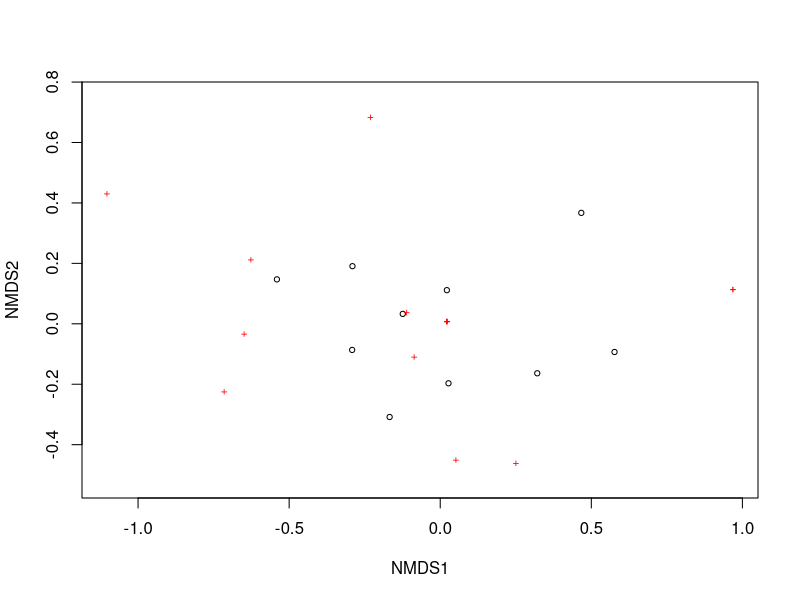
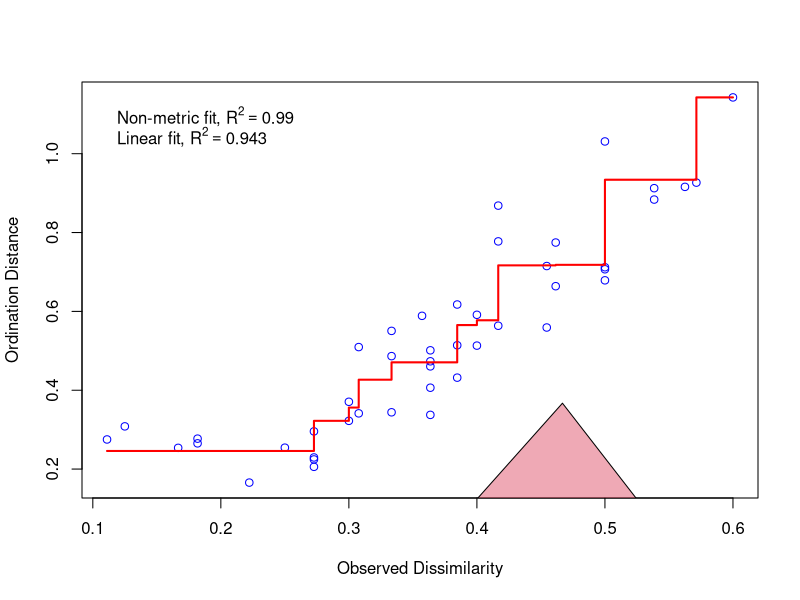

Generate these figures, in order, with R: (Note: this script raises an error after producing the figures.)
# Dissertation NMDS Analysis
# Carla Leone
# 5th March, 2024

## Load the dataset and packages ----
install.packages("tidyverse")
install.packages("vegan")
library(tidyverse)
library(vegan)
library(readxl)

meta_richness <- read_excel("data/meta_richness.xlsx", 
                            sheet = "big_sheet (3)")
View(meta_richness)
meta_richness$habitat<- as.factor(meta_richness$habitat)

## NMDS Full Presence----
max_richness <- read_excel("data/phonic_richness.xlsx", 
                                       sheet = "full_presence (2)")
View(max_richness)
max_richness<- subset(max_richness, select = -c(knock))

max_richness<- max_richness %>%
  column_to_rownames(var = "site") # make site the name of the rows


### Make separate for habitats
habitats <- read_excel("data/meta_richness.xlsx", 
                         sheet = "habitats")
View(habitats)
habitats$habitat<- as.factor(habitats$habitat)


### Distance matrix calculation
sound_dist<- vegdist(max_richness, method="jaccard", binary= TRUE)
sound_dist

### NMDS
richness_nmds<- metaMDS(max_richness, #the community data
                    distance = "jaccard", # Using bray-curtis distance
                    try = 300)
richness_nmds
#stress = 0.099
#distance = jaccard
plot(richness_nmds)
stressplot(richness_nmds)

### Plots
ordihull(richness_nmds, # the nmds we created
         groups= habitats$habitat, #calling the groups from the mpa data frame we made
         draw = "polygon", # drawing polygons
         col = 1:3, # shading the polygons
         label = FALSE #removing labels from the polygons
) 

### permanova
#permanova
dist_full_richness<- vegdist(max_richness, method="jaccard")
perm_full_richness <- adonis2(dist_full_richness ~ habitat, data = habitats)

summary(perm_full_richness)
perm_full_richness
#significant p = 0.017
?pairwise.adonis()
?adonis2()
pairwise.adonis(dist_full_richness,habitats$habitat)

### SIMPER
basic_simper<- simper(max_richness,
                      distance= "jaccard",#our community data set
                      permutations = 999) # permutations to run

summary(basic_simper , ordered = TRUE) #summary is the total contrast.

habitat_simper<- simper(max_richness, 
                         habitats$habitat,
                        distance= "jaccard",
                         permutations = 999)
?simper()
summary(habitat_simper)
habitat_simper

### permatfull on pres/abs
x1<- permatfull(max_richness, strata = habitats$habitat)
summary(x1)
plot(x1)


## NMDS Full Relative Abundance ----
max_relative_abundance <- read_excel("data/phonic_richness.xlsx", 
                           sheet = "full_relative_abundance (2)")
View(max_relative_abundance)
max_relative_abundance<- subset(max_relative_abundance, select = -c(knock))

max_relative_abundance<- max_relative_abundance %>%
  column_to_rownames(var = "site") # make site the name of the rows


## Make separate for habitats
habitats <- read_excel("data/meta_richness.xlsx", 
                       sheet = "habitats")
View(habitats)
habitats$habitat<- as.factor(habitats$habitat)
habitats<- subset(habitats, select = -c(boats,wind, animals))
habitats<- habitats %>%
  column_to_rownames(var = "site")

### NMDS
relative_abundance_nmds<- metaMDS(dist_full_relative_abundance, #the community data
                        distance = "bray",# Using bray-curtis distance
                        try = 300)
relative_abundance_nmds
#stress = 0.0826
#distance = bray
plot(relative_abundance_nmds)
stressplot(relative_abundance_nmds)

### Plots

ordihull(relative_abundance_nmds, # the nmds we created
         groups= habitats$habitat, #calling the groups from the mpa data frame we made
         draw = "polygon", # drawing polygons
         col = 1:3, # shading the polygons
         label = FALSE #removing labels from the polygons
) 

### permanova
install.packages("pairwise.adonis")

dist_full_relative_abundance<- vegdist(max_relative_abundance, method="bray")
perm_full_relative_abundance <- adonis2(dist_full_relative_abundance ~ habitat, data = habitats)
pairwise1<- pairwise.adonis2(dist_full_relative_abundance ~ habitat, 
                 data =habitats, permutations = 999)
perm_full_relative_abundance
#not significant p = 0.182

#significant 

### SIMPER
basic_simper<- simper(max_relative_abundance,
                      distance= "bray",#our community data set
                      permutations = 999) # permutations to run

summary(basic_simper , ordered = TRUE) #summary is the total contrast.

habitat_simper<- simper(max_relative_abundance, 
                        habitats$habitat,
                        distance= "bray",
                        permutations = 999)
summary(habitat_simper)



## NMDS Full Occurrence ---- 
# Load the data
library(readxl)
full_occurrence <- read_excel("data/phonic_richness.xlsx", 
                            sheet = "full_occurrence (2)")
View(full_occurrence)
full_occurrence<- subset(full_occurrence, select = -c(knock))


# make the sites the row names
full_occurrence<- full_occurrence %>%
column_to_rownames(var = "site")

# calculating distances
full_occurence_distance<- vegdist(full_occurrence, method="bray")
full_occurence_distance

# make the nmds
full_occurrence_nmds<- metaMDS(full_occurrence, #the community data
                      distance = "bray",
               k=2,# Using bray-curtis distance
                      try = 300)

full_occurrence_nmds
#stress = 0.0798
# method of distance is bray curtis



### permanova
#permanova
dist_full_occurrence<- vegdist(full_occurrence, method="bray")
perm_full_occurrence <- adonis2(full_occurrence ~ habitat, data = habitats)

perm_full_occurrence
# significant with a p value =. 0.009, f = 3.4561, df habitat =3, df resid =7, df total =9
plot(full_occurrence_nmds)

ordihull(full_occurrence_nmds, # the nmds we created
         groups= habitats$habitat, #calling the groups from the mpa data frame we made
         draw = "polygon", # drawing polygons
         col = 1:3, # shading the plygons
         label = FALSE #removing labels from the plygons
) 


### SIMPER
basic_simper_full_occurence<- simper(full_occurrence,
                      distance= "bray",#our community data set
                      permutations = 999) # permutations to run

summary(basic_simper , ordered = TRUE) #summary is the total contrast.

habitat_simper<- simper(max_relative_abundance, 
                        habitats$habitat,
                        distance= "bray",
                        permutations = 999)
summary(habitat_simper)

# plotting with ggplot ----
data.scores <- as.data.frame(scores(activity_nmds))  #Using the scores function from vegan to extract the site scores and convert to a data.frame
data.scores$site <- rownames(data.scores)  # create a column of site names, from the rownames of data.scores
data.scores$habitat <- habitats  #  add the grp variable created earlier
head(data.scores) 

species.scores <- as.data.frame(scores(activity_nmds, "species"))  #Using the scores function from vegan to extract the species scores and convert to a data.frame
species.scores$species <- rownames(species.scores)  # create a column of species, from the rownames of species.scores
head(species.scores) 

grp.1 <- data.scores[data.scores$habitat == "1", ][chull(data.scores[data.scores$habitat == 
                                                                   "1", c("sites.NMDS1", "sites.NMDS2")]), ]  # hull values for grp A

grp.2 <- data.scores[data.scores$habitat == "2", ][chull(data.scores[data.scores$habitat == 
                                                                   "2", c("sites.NMDS1", "sites.NMDS2")]), ]  # hull values for grp B

grp.3 <- data.scores[data.scores$habitat == "3", ][chull(data.scores[data.scores$habitat == 
                                                                       "3", c("sites.NMDS1", "sites.NMDS2")]), ]  # hull values for grp B

hull.data <- rbind(grp.1, grp.2, grp.3)  #combine grp.a and grp.b
hull.data

library(tidyverse)
Colours <- c("#E69F00", "#56B4E9", "#009E73", "#F0E442", "#0072B2", "#D55E00")
names(Colours) <- c("BW", "LI", "SOSR", "WB", "WOSR", "WW")
Colours_darker <- darken(Colours, 0.4)
names(Colours_darker) <- c("BW", "LI", "SOSR", "WB", "WOSR", "WW")

(  activity_NMDS_plot <- ggplot() +
    geom_polygon(data=hull.data,aes(x=sites.NMDS1,y=sites.NMDS2,fill=habitat,group=habitat),alpha=0.30) + # add the convex hulls
    #geom_text(data=species.scores,aes(x=NMDS1,y=NMDS2,label=species),alpha=0.5) +  # add the species labels
    geom_point(data=data.scores,aes(x=sites.NMDS1,y=sites.NMDS2,colour=habitat),size=3) + # add the point markers
    #geom_text(data=data.scores,aes(x=NMDS1,y=NMDS2,label=site),size=6,vjust=0) +  # add the site labels
    scale_colour_manual(values=Colours) +
    scale_fill_manual(values=Colours) +
    # scale_x_continuous(limits = c(-1.4, 3), breaks = c(-1,0,1,2,3)) +
    # scale_y_continuous(limits = c(-1.4, 1.2), breaks = c(-1,-0.5,0, 0.5 ,1)) +
    scale_x_continuous(limits = c(-0.7, 1.6), breaks = c(-0.5,0,0.5,1,1.5)) +
    scale_y_continuous(limits = c(-0.7, 0.5), breaks = c(-0.5,-0.25,0,0.25,0.5)) +
    #coord_equal() 
    ggtitle("Invertebrates") +
    theme(plot.title = element_text(hjust = 0.5)))

# SIMPER 
basic_simper_activity<- simper(activity_nmds, #our community data set
                      permutations = 999) # permutations to run

summary(basic_simper , ordered = TRUE) #summary is the total contrast.

habitat_simper<- simper(activity, 
                        habitats$habitat,
                        permutations = 999)
summary(habitat_simper, ordered = T)
stressplot(nmds)
ordiplot(nmds, type= "text")


## NMDS Low Relative Abundance ----
# import the dataset
low_relative_abundance <- read_excel("data/phonic_richness.xlsx", 
                            sheet = "low_relative_abundance (2)")

low_relative_abundance<- subset(low_relative_abundance, select = -c(13) ) #remove unnecessary columns
low_relative_abundance<- low_relative_abundance %>%
  column_to_rownames(var = "site")
View(low_relative_abundance)
# Make the nmds
low_abundance_nmds<- metaMDS(low_relative_abundance, #the community data
           distance = "bray",
           k=2, # Using bray-curtis distance
           try = 300)
low_abundance_nmds
# stress = 0.066
plot(low_abundance_nmds)
abundance_simper_habitat<- simper(abundances,
                                  habitats$habitat,#our community data set
                          permutations = 999) # permutations to run
summary(abundance_simper_habitat)
### permanova
dist_low_abundance<- vegdist(low_relative_abundance, method="bray")
perm_low_abundance <- adonis2(dist_low_abundance ~ habitat, data = habitats)

perm_low_abundance
#not significant , p = 0.083


### Plots
ordihull(low_abundance_nmds, # the nmds we created
         groups= habitats$habitat, #calling the groups from the mpa data frame we made
         draw = "polygon", # drawing polygons
         col = 1:3, # shading the plygons
         label = FALSE #removing labels from the plygons
) 

### SIMPER
basic_simper<- simper(abundance_nmds, #our community data set
                      permutations = 999) # permutations to run

summary(basic_simper , ordered = TRUE) #summary is the total contrast.

habitat_simper<- simper(presence_nmds, 
                        habitats$habitat,
                        permutations = 999)
summary(habitat_simper)


## NMDS Low presence ----
low_presence<- read_excel("data/phonic_richness.xlsx", 
                                      sheet = "low_presence (2)")
View(low_presence)
low_presence<- subset(low_presence, select = -c(habitat) ) #remove unnecessary columnsc

low_presence<- low_presence %>%
  column_to_rownames(var = "site")
View(low_presence)

##nmds
nmds_low_presence<-  metaMDS(low_presence, #the community data
                                            distance = "jaccard",
                             autotransform = F,
                             # Using bray-curtis distance
                                            try = 300)

nmds_low_presence
# stress = 0.077
plot(nmds_low_presence)
stressplot(nmds_low_presence)
ordiplot(nmds_low_presence, type= "text")

View(habitats)
habitats<- subset(habitats, select= -c(boats,wind, animals ))

#permanova
dist_low_presence<- vegdist(low_presence, method="jaccard")
perm_low_presence <- adonis2(dist_low_presence ~ habitat, data = habitats)

summary(perm_low_presence)
perm_low_presence
# not significant, p = 0.525

#simper
basic_simper<- simper(low_presence, #our community data set
                      permutations = 999) # permutations to run

summary(basic_simper , ordered = TRUE) #summary is the total contrast.

habitat_simper<- simper(nmds_low_richness_matrix, 
                        habitats$habitat,
                        permutations = 999)
summary(habitat_simper)
#plot
plot.new()
ordihull(nmds_low_presence, # NMDS results object
         groups = habitats$habitat, # Grouping variable
         draw = "polygon", # Draw polygons
         col = 1:3, # Specify colors for polygons
         label = FALSE # Remove labels from polygons
)

## NMDS low Occurrence ----
low_occurrence<- read_excel("data/phonic_richness.xlsx", 
                                      sheet = "low_activity (2)")
View(low_occurrence)
low_occurrence<- subset(low_occurrence, select = -c(habitat))
low_occurrence<- low_occurrence %>%
  column_to_rownames(var = "site")

##nmds
nmds_low_occurrence<-  metaMDS(low_occurrence, #the community data
                             distance = "bray",
                             autotransform = T,
                             # Using bray-curtis distance
                             try = 300)

nmds_low_occurrence
#stress = 0.067

stressplot(nmds_low_abundance)
ordiplot(nmds_low_occurrence, type= "text")
?ordiplot
plot(nmds_low_occurrence)
View(habitats)

ordihull(nmds_low_occurrence, # the nmds we created
         groups= habitats$habitat, #calling the groups from the mpa data frame we made
         draw = "polygon", # drawing polygons
         col = 1:3, # shading the plygons
         label = FALSE #removing labels from the plygons
) 

nmds_low_occurrence$points

# Calculate convex hulls
chulls <- as.data.frame(tapply(1:nrow(nmds_low_occurrence$points), habitats$habitat, function(i) {
  hull_pts <- chull(nmds_low_occurrence$points[i, 1], nmds_low_occurrence$points[i, 2])
  cbind(nmds_low_occurrence$points[i[hull_pts], ], Group = unique(habitats$habitat[i]))
}))

# Plot NMDS points and convex hulls
ggplot() +
geom_point (data = nmds_low_occurrence$points, aes(x = MDS1, y = MDS2)) +
  geom_polygon(data = chulls, aes(group = habitat), fill = NA, color = "black") +
  labs(title = "NMDS Plot with Convex Hulls", x = "MDS1", y = "MDS2")

## adding habitat
habitats <- read_excel("data/meta_richness.xlsx", 
                       sheet = "habitats")
View(habitats)
habitats$habitat<- as.factor(habitats$habitat)

# Try PERMANOVA
dist_low_occurrence<- vegdist(low_occurrence, method="bray")
perm_low_occurrence <- adonis2(low_occurrence ~ habitat, data = habitats)

summary(perm_low_occurrence)
perm_low_occurrence
# is significant: 0.033 = p

#simper
basic_simper<- simper(nmds_low_abundance_matrix, #our community data set
                      permutations = 999) # permutations to run

summary(basic_simper , ordered = TRUE) #summary is the total contrast.
# none have significant p values, but highest ratio is the thump

habitat_simper<- simper(dist_low_occurrence, 
                        habitats$habitat,
                        permutations = 999)
summary(habitat_simper)
w# difference between 1-2 = knock
# difference between 1-3 = croak and knock
# difference between 2-3 = low long grunt

##Plot
ordihull(nmds_low_abundance_matrix, # the nmds we created
         groups= habitats$habitat, #calling the groups from the mpa data frame we made
         draw = "polygon", # drawing polygons
         col = 1:3, # shading the plygons
         label = FALSE #removing labels from the plygons
) 

## low occurrence nmds----
nmds_low_activity_matrix<- read_excel("data/meta_richness.xlsx", 
                                       sheet = "low_activity")
View(nmds_low_activity_matrix)
nmds_low_activity_matrix<- subset(nmds_low_activity_matrix, select = -c(simpsons,habitat, max_richness) ) #remove unnecessary columnsc


nmds_low_activity_matrix<- nmds_low_activity_matrix %>%
  column_to_rownames(var = "site")
View(nmds_low_abundance_matrix)

##nmds
nmds_low_activity<-  metaMDS(nmds_low_activity_matrix, #the community data
                              distance = "bray",
                              autotransform = T,
                              # Using bray-curtis distance
                              try = 300)

nmds_low_activity
plot(nmds_low_abundance)
stressplot(nmds_low_activity)
ordiplot(nmds_low_activity, type= "text")

ordihull(nmds_low_abundance_matrix, # the nmds we created
         groups= habitats$habitat, #calling the groups from the mpa data frame we made
         draw = "polygon", # drawing polygons
         col = 1:3, # shading the plygons
         label = FALSE #removing labels from the plygons
) 


## adding habitat
habitats <- read_excel("data/meta_richness.xlsx", 
                       sheet = "habitats")
View(habitats)
habitats$habitat<- as.factor(habitats$habitat)

# Try PERMANOVA
dist_low_activity<- vegdist(nmds_low_activity_matrix, method="bray")
perm_low_activity <- adonis2(dist_low_activity ~ habitat, data = habitats)

summary(perm_low_abundance)
perm_low_activity
#significant


#simper
basic_simper<- simper(nmds_low_abundance_matrix, #our community data set
                      permutations = 999) # permutations to run

summary(basic_simper , ordered = TRUE) #summary is the total contrast.
# none have significant p values, but highest ratio is the thump

habitat_simper<- simper(nmds_low_abundance_matrix, 
                        habitats$habitat,
                        permutations = 999)
summary(habitat_simper)
# difference between 1-2 = knock
# difference between 1-3 = croak and knock
# difference between 2-3 = low long grunt

##Plot
ordihull(nmds_low_activity_matrix, # the nmds we created
         groups= habitats$habitat, #calling the groups from the mpa data frame we made
         draw = "polygon", # drawing polygons
         col = 1:3, # shading the plygons
         label = FALSE #removing labels from the plygons
) 

## Richness vs time ----
class(meta_richness$time)
View(meta_richness)
View(richness)
richness$richness<- as.numeric(richness$richness)

#Compute average richness for each time point and habitat category
df_avg <- richness %>%
  group_by(time,habitat) %>%
  summarise(avg_richness = mean(max_richnes),
            sd_richness = sd(max_richnes),
            se_richness = sd(max_richnes) /sqrt(n()))%>%
              ungroup()
#gives the stats for each habitat at each time point. Has taken the average richness of each habitat for each time.

### Group by site
df_avg_site<- richness %>%
  group_by(time,site) %>%
  summarise(avg_richness = mean(richness),
            sd_richness = sd(richness),
            se_richness = sd(richness) /sqrt(n()))%>%
  ungroup()

View(df_avg)

### Plot by habitat
ggplot(df_avg, aes(x = time, y = avg_richness, color = habitat)) +
  geom_line() +  # Add lines
  geom_point() +  # Add points
  labs(x = "Time", y = "Average Richness", color = "Habitat Category") +  # Labels
  theme_minimal()  # Optional: change theme if desired

### plot by site
ggplot(df_avg_site, aes(x = time, y = avg_richness, color = site)) +
  geom_line() +  # Add lines
  geom_point() +  # Add points
  labs(x = "Time", y = "Average Richness", color = "Habitat Category") +  # Labels
  theme_minimal()  # Optional: change theme if desired


### Using the full dataset richness to plot and adding error bars
ggplot(richness, aes(x = time, y = richness, color = habitat)) +
  stat_summary(fun.data = mean_se, geom = "line") +  # Add lines with mean and standard error
  stat_summary(fun.data = mean_se, geom = "point") +  # Add points with mean and standard error
  stat_summary(fun.data = mean_se, geom = "errorbar", width = 0.1) +  # Add error bars with standard error
  labs(x = "Time", y = "Richness", color = "Habitat Category") +  # Labels
  theme_minimal()

## Clustering presence ----
dist_low_presence<- vegdist(low_presence, method="jaccard")
cluster <- hclust(dist_low_presence, method = "average", members = NULL)
plot(cluster)

?hclust
## Clustering Indices? ----
str(merged_habitats)
str(merged_cluster)
merged_cluster<- merged_avg %>%
  select(-c(1,2))

dist_indices<- vegdist(merged_cluster, method= "bray")
cluster_indices<- hclust(dist_indices, method= "averag", member =NULL)
plot(cluster_indices)
## Richness vs diversity ----
str(meta_richness)
linear<- meta_richness%>%
  group_by(site, habitat)%>%
  summarise(richness = mean(max_richnes),
            simpson = mean(simpson))%>%
  ungroup()
View(linear)
linear$habitat<- as.factor(linear$habitat)

ggplot(linear, aes(x = richness, y = simpson, color = habitat)) +
  geom_point() + # Add points
  geom_text(aes(label = site), vjust = -0.5) +
  geom_smooth(aes(y=predictions), method = "lm", se=F, colour = "black") +
  labs(x = "Site Maximum Number of Signal Types", y = "Simpson's Diversity (D)", color = "Habitat Complexity") +
  theme_classic()

predictions<- predict(lm_linear)
lm_linear<- lm(simpson~richness, data=linear)
plot(lm_linear)
#doesnt meet the assumptions
summary(lm_linear)
correlation<- cor(linear$richness, linear$simpson, method = "spearman")
print(correlation)
#spearmans correlation is 0.8211, pretty good
## Low Richness vs Low Diversity ---
str(merged)
linear_low<- subset(merged, select = c(1,66, 67,57))
linear_low<- linear_low %>%
  group_by(site, habitat)%>%
  summarise(richness = mean(low_max_richness),
            simpson = mean(low_simpson))%>%
  ungroup()
linear_low$habitat<- as.factor(linear_low$habitat)
View(linear_low)
lm_linear_low<- lm(simpson~richness, data=linear_low)
summary(lm_linear_low)
plot(lm_linear_low)
# doesnt fit assumptions, lots of leverage and unqual variance
correlation_low<- cor(linear_low$richness, linear_low$simpson, method = "spearman")
print(correlation_low)
#0.82
predictions_low <- predict(lm_linear_low)
#plot
ggplot(linear_low, aes(x = richness, y = simpson, color = habitat)) +
  geom_point() + # Add points
  geom_text(aes(label = site), vjust = -0.5) +
  geom_smooth(aes(y=predictions_low), method = "lm", se=F, colour = "black") +
  labs(x = "Site Maximum Number of Signal Types", y = "Simpson's Diversity (D)", color = "Habitat Complexity") +
  theme_classic()
